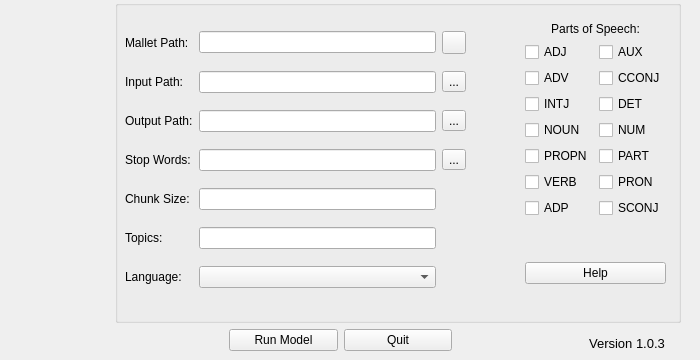
<?xml version="1.0" encoding="UTF-8"?>
<ui version="4.0">
 <class>main_window</class>
 <widget class="QWidget" name="main_window">
  <property name="windowModality">
   <enum>Qt::WindowModal</enum>
  </property>
  <property name="geometry">
   <rect>
    <x>0</x>
    <y>0</y>
    <width>700</width>
    <height>360</height>
   </rect>
  </property>
  <property name="cursor">
   <cursorShape>ArrowCursor</cursorShape>
  </property>
  <property name="windowTitle">
   <string>Topic Modeler</string>
  </property>
  <property name="inputMethodHints">
   <set>Qt::ImhNone</set>
  </property>
  <widget class="QWidget" name="gridLayoutWidget">
   <property name="geometry">
    <rect>
     <x>0</x>
     <y>0</y>
     <width>681</width>
     <height>351</height>
    </rect>
   </property>
   <layout class="QGridLayout" name="grid_layout_main">
    <item row="0" column="0">
     <widget class="QLabel" name="byu_humanities_logo">
      <property name="layoutDirection">
       <enum>Qt::LeftToRight</enum>
      </property>
      <property name="text">
       <string/>
      </property>
      <property name="pixmap">
       <pixmap>images/logo.png</pixmap>
      </property>
      <property name="alignment">
       <set>Qt::AlignCenter</set>
      </property>
      <property name="wordWrap">
       <bool>false</bool>
      </property>
      <property name="margin">
       <number>0</number>
      </property>
      <property name="indent">
       <number>-1</number>
      </property>
     </widget>
    </item>
    <item row="1" column="3">
     <widget class="QPushButton" name="quit_button">
      <property name="cursor">
       <cursorShape>PointingHandCursor</cursorShape>
      </property>
      <property name="text">
       <string>Quit</string>
      </property>
     </widget>
    </item>
    <item row="1" column="5">
     <widget class="QLabel" name="label">
      <property name="font">
       <font>
        <pointsize>10</pointsize>
       </font>
      </property>
      <property name="text">
       <string>Version 1.0.3</string>
      </property>
      <property name="alignment">
       <set>Qt::AlignBottom|Qt::AlignHCenter</set>
      </property>
     </widget>
    </item>
    <item row="1" column="2">
     <widget class="QPushButton" name="run_model_button">
      <property name="cursor">
       <cursorShape>PointingHandCursor</cursorShape>
      </property>
      <property name="text">
       <string>Run Model</string>
      </property>
     </widget>
    </item>
    <item row="0" column="1" colspan="5">
     <widget class="QGroupBox" name="parameters_box">
      <property name="title">
       <string/>
      </property>
      <property name="alignment">
       <set>Qt::AlignCenter</set>
      </property>
      <widget class="QWidget" name="gridLayoutWidget_2">
       <property name="geometry">
        <rect>
         <x>10</x>
         <y>20</y>
         <width>341</width>
         <height>281</height>
        </rect>
       </property>
       <layout class="QGridLayout" name="sub_grid_layout_I">
        <item row="4" column="0">
         <widget class="QLabel" name="chunk_size_label">
          <property name="text">
           <string>Chunk Size:</string>
          </property>
         </widget>
        </item>
        <item row="0" column="1">
         <widget class="QLineEdit" name="mallet_path_input"/>
        </item>
        <item row="1" column="2">
         <widget class="QToolButton" name="input_file_selector">
          <property name="cursor">
           <cursorShape>PointingHandCursor</cursorShape>
          </property>
          <property name="text">
           <string>...</string>
          </property>
          <property name="icon">
           <iconset>
            <normaloff>images/file.png</normaloff>images/file.png</iconset>
          </property>
         </widget>
        </item>
        <item row="1" column="0">
         <widget class="QLabel" name="input_path_labal">
          <property name="text">
           <string>Input Path:</string>
          </property>
         </widget>
        </item>
        <item row="5" column="0">
         <widget class="QLabel" name="topics_label">
          <property name="text">
           <string>Topics:</string>
          </property>
         </widget>
        </item>
        <item row="6" column="1">
         <widget class="QComboBox" name="language_input"/>
        </item>
        <item row="3" column="0">
         <widget class="QLabel" name="stop_words_label">
          <property name="text">
           <string>Stop Words:</string>
          </property>
         </widget>
        </item>
        <item row="2" column="0">
         <widget class="QLabel" name="output_path_label">
          <property name="text">
           <string>Output Path:</string>
          </property>
         </widget>
        </item>
        <item row="2" column="1">
         <widget class="QLineEdit" name="output_path_input"/>
        </item>
        <item row="3" column="2">
         <widget class="QToolButton" name="stop_words_file_selector">
          <property name="cursor">
           <cursorShape>PointingHandCursor</cursorShape>
          </property>
          <property name="text">
           <string>...</string>
          </property>
          <property name="icon">
           <iconset>
            <normaloff>images/file.png</normaloff>images/file.png</iconset>
          </property>
         </widget>
        </item>
        <item row="6" column="0">
         <widget class="QLabel" name="language_label">
          <property name="text">
           <string>Language:</string>
          </property>
         </widget>
        </item>
        <item row="1" column="1">
         <widget class="QLineEdit" name="input_path_input"/>
        </item>
        <item row="0" column="2">
         <widget class="QToolButton" name="mallet_file_selector">
          <property name="cursor">
           <cursorShape>PointingHandCursor</cursorShape>
          </property>
          <property name="text">
           <string/>
          </property>
          <property name="icon">
           <iconset>
            <normaloff>images/file.png</normaloff>images/file.png</iconset>
          </property>
          <property name="autoRaise">
           <bool>false</bool>
          </property>
         </widget>
        </item>
        <item row="0" column="0">
         <widget class="QLabel" name="mallet_path_label">
          <property name="text">
           <string>Mallet Path:</string>
          </property>
         </widget>
        </item>
        <item row="2" column="2">
         <widget class="QToolButton" name="output_file_selector">
          <property name="cursor">
           <cursorShape>PointingHandCursor</cursorShape>
          </property>
          <property name="text">
           <string>...</string>
          </property>
          <property name="icon">
           <iconset>
            <normaloff>images/file.png</normaloff>images/file.png</iconset>
          </property>
         </widget>
        </item>
        <item row="3" column="1">
         <widget class="QLineEdit" name="stop_words_input"/>
        </item>
        <item row="4" column="1">
         <widget class="QLineEdit" name="chunk_size_input"/>
        </item>
        <item row="5" column="1">
         <widget class="QLineEdit" name="topics_input"/>
        </item>
       </layout>
      </widget>
      <widget class="QWidget" name="gridLayoutWidget_3">
       <property name="geometry">
        <rect>
         <x>360</x>
         <y>22</y>
         <width>191</width>
         <height>281</height>
        </rect>
       </property>
       <layout class="QGridLayout" name="sub_grid_layout_II">
        <item row="1" column="1">
         <widget class="QCheckBox" name="adj_checkbox">
          <property name="cursor">
           <cursorShape>PointingHandCursor</cursorShape>
          </property>
          <property name="text">
           <string>ADJ</string>
          </property>
         </widget>
        </item>
        <item row="2" column="1">
         <widget class="QCheckBox" name="adv_checkbox">
          <property name="cursor">
           <cursorShape>PointingHandCursor</cursorShape>
          </property>
          <property name="text">
           <string>ADV</string>
          </property>
         </widget>
        </item>
        <item row="5" column="1">
         <widget class="QCheckBox" name="propn_checkbox">
          <property name="cursor">
           <cursorShape>PointingHandCursor</cursorShape>
          </property>
          <property name="text">
           <string>PROPN</string>
          </property>
         </widget>
        </item>
        <item row="9" column="0">
         <spacer name="spacer_I">
          <property name="orientation">
           <enum>Qt::Horizontal</enum>
          </property>
          <property name="sizeHint" stdset="0">
           <size>
            <width>40</width>
            <height>20</height>
           </size>
          </property>
         </spacer>
        </item>
        <item row="3" column="1">
         <widget class="QCheckBox" name="intj_checkbox">
          <property name="cursor">
           <cursorShape>PointingHandCursor</cursorShape>
          </property>
          <property name="text">
           <string>INTJ</string>
          </property>
         </widget>
        </item>
        <item row="6" column="1">
         <widget class="QCheckBox" name="verb_checkbox">
          <property name="cursor">
           <cursorShape>PointingHandCursor</cursorShape>
          </property>
          <property name="text">
           <string>VERB</string>
          </property>
         </widget>
        </item>
        <item row="0" column="1" colspan="2">
         <widget class="QLabel" name="part_of_speech_label">
          <property name="text">
           <string>Parts of Speech:</string>
          </property>
          <property name="alignment">
           <set>Qt::AlignCenter</set>
          </property>
         </widget>
        </item>
        <item row="4" column="1">
         <widget class="QCheckBox" name="noun_checkbox">
          <property name="cursor">
           <cursorShape>PointingHandCursor</cursorShape>
          </property>
          <property name="text">
           <string>NOUN</string>
          </property>
         </widget>
        </item>
        <item row="7" column="1">
         <widget class="QCheckBox" name="adp_checkbox">
          <property name="cursor">
           <cursorShape>PointingHandCursor</cursorShape>
          </property>
          <property name="text">
           <string>ADP</string>
          </property>
         </widget>
        </item>
        <item row="10" column="0">
         <spacer name="spacer_II">
          <property name="orientation">
           <enum>Qt::Vertical</enum>
          </property>
          <property name="sizeHint" stdset="0">
           <size>
            <width>20</width>
            <height>40</height>
           </size>
          </property>
         </spacer>
        </item>
        <item row="10" column="1" colspan="2">
         <widget class="QPushButton" name="help_button">
          <property name="cursor">
           <cursorShape>PointingHandCursor</cursorShape>
          </property>
          <property name="text">
           <string>Help</string>
          </property>
         </widget>
        </item>
        <item row="7" column="2">
         <widget class="QCheckBox" name="sconj_checkbox">
          <property name="cursor">
           <cursorShape>PointingHandCursor</cursorShape>
          </property>
          <property name="text">
           <string>SCONJ</string>
          </property>
         </widget>
        </item>
        <item row="6" column="2">
         <widget class="QCheckBox" name="pron_checkbox">
          <property name="cursor">
           <cursorShape>PointingHandCursor</cursorShape>
          </property>
          <property name="text">
           <string>PRON</string>
          </property>
         </widget>
        </item>
        <item row="5" column="2">
         <widget class="QCheckBox" name="part_checkbox">
          <property name="cursor">
           <cursorShape>PointingHandCursor</cursorShape>
          </property>
          <property name="text">
           <string>PART</string>
          </property>
         </widget>
        </item>
        <item row="4" column="2">
         <widget class="QCheckBox" name="num_checkbox">
          <property name="cursor">
           <cursorShape>PointingHandCursor</cursorShape>
          </property>
          <property name="text">
           <string>NUM</string>
          </property>
         </widget>
        </item>
        <item row="3" column="2">
         <widget class="QCheckBox" name="det_checkbox">
          <property name="cursor">
           <cursorShape>PointingHandCursor</cursorShape>
          </property>
          <property name="text">
           <string>DET</string>
          </property>
         </widget>
        </item>
        <item row="2" column="2">
         <widget class="QCheckBox" name="cconj_checkbox">
          <property name="cursor">
           <cursorShape>PointingHandCursor</cursorShape>
          </property>
          <property name="text">
           <string>CCONJ</string>
          </property>
         </widget>
        </item>
        <item row="1" column="2">
         <widget class="QCheckBox" name="aux_checkbox">
          <property name="cursor">
           <cursorShape>PointingHandCursor</cursorShape>
          </property>
          <property name="text">
           <string>AUX</string>
          </property>
         </widget>
        </item>
       </layout>
      </widget>
     </widget>
    </item>
   </layout>
  </widget>
 </widget>
 <resources/>
 <connections/>
</ui>
